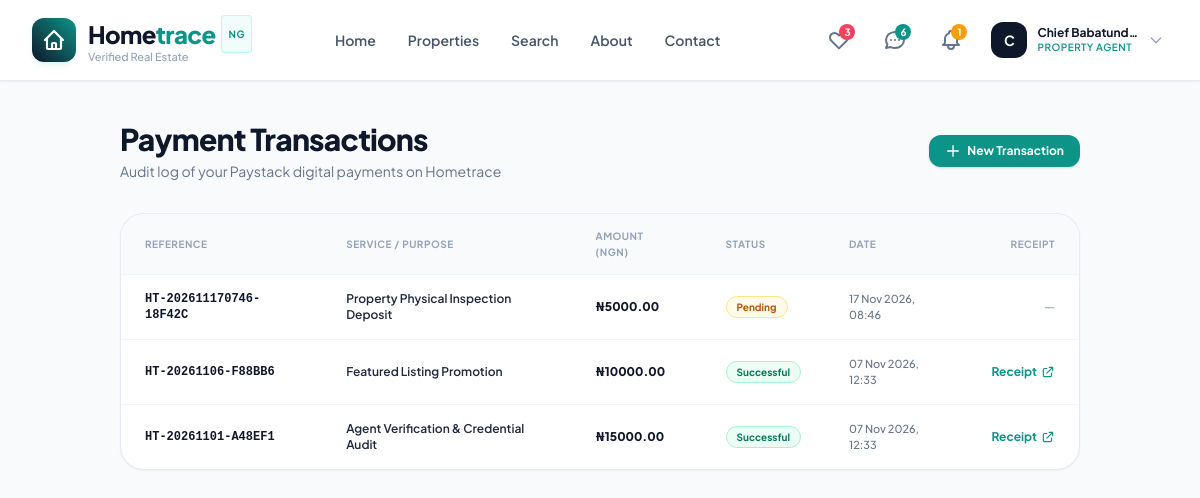
Page /payments/ (signed in) on the committed database.
### apps/accounts/models.py (models this page shows, shortened)
class User(AbstractBaseUser, PermissionsMixin):
    class Role(models.TextChoices):
        AGENT = 'agent', 'Property Agent'
        BUYER = 'buyer', 'Buyer / Renter'
        ADMIN = 'admin', 'Administrator'
    id = models.UUIDField(primary_key=True, default=uuid.uuid4, editable=False)
    email = models.EmailField(unique=True, max_length=255, db_index=True)
    full_name = models.CharField(max_length=255)
    phone_number = models.CharField(max_length=25, validators=[validate_nigerian_phone], blank=True, null=True)
    role = models.CharField(max_length=20, choices=Role.choices, default=Role.BUYER, db_index=True)
    profile_image = models.ImageField(upload_to='profiles/', blank=True, null=True)
    is_verified = models.BooleanField(default=False, help_text="Email verification status.")
    is_active = models.BooleanField(default=True)
    is_staff = models.BooleanField(default=False)
    date_joined = models.DateTimeField(default=timezone.now)
    updated_at = models.DateTimeField(auto_now=True)
    objects = UserManager()
    USERNAME_FIELD = 'email'
    REQUIRED_FIELDS = ['full_name']
    class Meta:
        verbose_name = 'User'
        verbose_name_plural = 'Users'
        ordering = ['-date_joined']
    @property
    def is_agent(self):
        return self.role == self.Role.AGENT

### apps/payments/models.py (models this page shows, shortened)
class Payment(models.Model):
    class Status(models.TextChoices):
        PENDING = 'pending', 'Pending Verification'
        SUCCESS = 'success', 'Successful'
        FAILED = 'failed', 'Failed'
        ABANDONED = 'abandoned', 'Abandoned'
    class Purpose(models.TextChoices):
        AGENT_VERIFICATION = 'agent_verification', 'Agent Verification & Credential Audit'
        LISTING_FEATURE = 'listing_feature', 'Featured Listing Promotion'
        INSPECTION_FEE = 'inspection_fee', 'Property Physical Inspection Deposit'
        SUBSCRIPTION = 'subscription', 'Agent Pro Monthly Subscription'
    id = models.UUIDField(primary_key=True, default=uuid.uuid4, editable=False)
    user = models.ForeignKey(settings.AUTH_USER_MODEL, on_delete=models.CASCADE, related_name='payments')
    reference = models.CharField(max_length=100, unique=True, db_index=True)
    paystack_reference = models.CharField(max_length=100, blank=True, default="")
    amount = models.DecimalField(max_digits=12, decimal_places=2, help_text="Amount in NGN")
    currency = models.CharField(max_length=10, default="NGN")
    purpose = models.CharField(max_length=30, choices=Purpose.choices, default=Purpose.INSPECTION_FEE)
    status = models.CharField(max_length=20, choices=Status.choices, default=Status.PENDING, db_index=True)
    channel = models.CharField(max_length=50, blank=True, default="card")
    metadata = models.JSONField(default=dict, blank=True)
    created_at = models.DateTimeField(auto_now_add=True)
    verified_at = models.DateTimeField(null=True, blank=True)
    class Meta:
        verbose_name = 'Payment Transaction'
        verbose_name_plural = 'Payment Transactions'
        ordering = ['-created_at']

### apps/payments/views.py (the view)
# urls.py: path('', views.payment_history_view, name='payment_history'),
@login_required
def payment_history_view(request):
    payments = Payment.objects.filter(user=request.user).order_by('-created_at')
    return render(request, 'payments/history.html', {'payments': payments})

### templates/payments/history.html (shortened to what this page needs)
{% extends 'base.html' %}
{% load static %}
{% block content %}
<div class="py-10 bg-slate-50 min-h-screen">
  <div class="max-w-5xl mx-auto px-4 sm:px-6 lg:px-8">
    <div class="mb-8 flex items-center justify-between">
      <div>
        <h1 class="text-2xl sm:text-3xl font-extrabold text-slate-900 tracking-tight">Payment Transactions</h1>
        <p class="text-xs sm:text-sm text-slate-500 mt-1">Audit log of your Paystack digital payments on Hometrace</p>
      </div>
      <div>
        <a href="{% url 'payment_checkout' %}" class="inline-flex items-center space-x-1.5 text-xs font-bold px-4 py-2 rounded-xl bg-brand-teal text-white hover:bg-teal-700 shadow transition-colors">
          <svg class="w-4 h-4" fill="none" stroke="currentColor" viewBox="0 0 24 24"><path stroke-linecap="round" stroke-linejoin="round" stroke-width="2" d="M12 4v16m8-8H4"/></svg>
          <span>New Transaction</span>
        </a>
      </div>
    </div>
    <div class="bg-white rounded-3xl border border-slate-200/80 shadow-sm overflow-hidden">
      <div class="overflow-x-auto">
        <table class="w-full text-left text-xs">
          <thead class="bg-slate-50 text-slate-400 uppercase font-bold text-[10px] tracking-wider border-b border-slate-100">
            <tr>
              <th class="py-3.5 px-6">Reference</th>
              <th class="py-3.5 px-6">Service / Purpose</th>
              <th class="py-3.5 px-6">Amount (NGN)</th>
              <th class="py-3.5 px-6">Status</th>
              <th class="py-3.5 px-6">Date</th>
              <th class="py-3.5 px-6 text-right">Receipt</th>
            </tr>
          </thead>
          <tbody class="divide-y divide-slate-100 font-medium text-slate-800">
            {% for payment in payments %}
              <tr class="hover:bg-slate-50 transition-colors">
                <td class="py-4 px-6 font-mono font-bold text-slate-900">
                  {{ payment.reference }}
                </td>
                <td class="py-4 px-6 font-semibold">
                  {{ payment.get_purpose_display }}
                </td>
                <td class="py-4 px-6 font-extrabold text-slate-900">
                  ₦{{ payment.amount|floatformat:2 }}
                </td>
                <td class="py-4 px-6">
                  {% if payment.status == 'success' %}
                    <span class="inline-flex items-center px-2.5 py-0.5 rounded-full text-[10px] font-bold bg-emerald-50 text-emerald-700 border border-emerald-200">
                      Successful
                    </span>
                  {% elif payment.status == 'pending' %}
                    <span class="inline-flex items-center px-2.5 py-0.5 rounded-full text-[10px] font-bold bg-amber-50 text-amber-700 border border-amber-200">
                      Pending
                    </span>
                  {% else %}
                    <span class="inline-flex items-center px-2.5 py-0.5 rounded-full text-[10px] font-bold bg-rose-50 text-rose-700 border border-rose-200">
                      {{ payment.get_status_display }}
                    </span>
                  {% endif %}
                </td>
                <td class="py-4 px-6 text-slate-500 text-[11px]">
                  {{ payment.created_at|date:"d M Y, H:i" }}
                </td>
                <td class="py-4 px-6 text-right">
                  {% if payment.status == 'success' %}
                    <a href="{% url 'payment_receipt' reference=payment.reference %}" class="inline-flex items-center space-x-1 text-brand-teal font-bold hover:underline">
                      <span>Receipt</span>
                      <svg class="w-3.5 h-3.5" fill="none" stroke="currentColor" viewBox="0 0 24 24"><path stroke-linecap="round" stroke-linejoin="round" stroke-width="2" d="M10 6H6a2 2 0 00-2 2v10a2 2 0 002 2h10a2 2 0 002-2v-4M14 4h6m0 0v6m0-6L10 14"/></svg>
                    </a>
                  {% else %}
                    <span class="text-slate-400">—</span>
                  {% endif %}
                </td>
              </tr>
            {% empty %}
              <tr>
                <td colspan="6" class="py-12 text-center text-slate-400">
                  No payment records found.
                </td>
              </tr>
            {% endfor %}
          </tbody>
        </table>
      </div>
    </div>
  </div>
</div>
{% endblock %}

### templates/components/navbar.html (shortened to what this page needs)
{% load static %}
<header class="sticky top-0 z-40 w-full glass-header shadow-sm transition-all duration-200">
  <div class="max-w-7xl mx-auto px-4 sm:px-6 lg:px-8">
    <div class="flex items-center justify-between h-20">
      <a href="{% url 'home' %}" class="flex items-center space-x-3 group">
        <div class="w-11 h-11 rounded-xl bg-gradient-to-tr from-brand-navy to-brand-teal flex items-center justify-center text-white shadow-md shadow-teal-500/10 group-hover:scale-105 transition-transform duration-200">
          <svg class="w-6 h-6" fill="none" stroke="currentColor" viewBox="0 0 24 24"><path stroke-linecap="round" stroke-linejoin="round" stroke-width="2.2" d="M3 12l2-2m0 0l7-7 7 7M5 10v10a1 1 0 001 1h3m10-11l2 2m-2-2v10a1 1 0 01-1 1h-3m-6 0a1 1 0 001-1v-4a1 1 0 011-1h2a1 1 0 011 1v4a1 1 0 001 1m-6 0h6"/></svg>
        </div>
        <div>
          <span class="text-2xl font-extrabold tracking-tight text-brand-navy flex items-center">
            Home<span class="text-brand-teal">trace</span>
            <span class="ml-1.5 px-1.5 py-0.5 text-[10px] uppercase font-bold tracking-wider rounded bg-teal-50 text-brand-teal border border-teal-200/60 hidden sm:inline-block">NG</span>
          </span>
          <span class="text-[11px] text-slate-400 block -mt-1 font-medium hidden sm:block">Verified Real Estate</span>
        </div>
      </a>
      <nav class="hidden md:flex items-center space-x-8">
        <a href="{% url 'home' %}" class="text-sm font-semibold transition-colors duration-150 {% if request.resolver_match.url_name == 'home' %}text-brand-teal{% else %}text-slate-600 hover:text-brand-navy{% endif %}">Home</a>
        <a href="{% url 'property_list' %}" class="text-sm font-semibold transition-colors duration-150 {% if request.resolver_match.url_name == 'property_list' %}text-brand-teal{% else %}text-slate-600 hover:text-brand-navy{% endif %}">Properties</a>
        <a href="{% url 'search' %}" class="text-sm font-semibold transition-colors duration-150 {% if request.resolver_match.url_name == 'search' %}text-brand-teal{% else %}text-slate-600 hover:text-brand-navy{% endif %}">Search</a>
        <a href="{% url 'about' %}" class="text-sm font-semibold transition-colors duration-150 {% if request.resolver_match.url_name == 'about' %}text-brand-teal{% else %}text-slate-600 hover:text-brand-navy{% endif %}">About</a>
        <a href="{% url 'contact' %}" class="text-sm font-semibold transition-colors duration-150 {% if request.resolver_match.url_name == 'contact' %}text-brand-teal{% else %}text-slate-600 hover:text-brand-navy{% endif %}">Contact</a>
      </nav>
      <div class="flex items-center space-x-3 sm:space-x-4">
        {% if user.is_authenticated %}
          <a href="{% url 'favorites_list' %}" class="relative p-2 rounded-xl text-slate-500 hover:text-rose-500 hover:bg-slate-100 transition-colors duration-150" title="Saved Properties">
            <svg class="w-6 h-6" fill="none" stroke="currentColor" viewBox="0 0 24 24"><path stroke-linecap="round" stroke-linejoin="round" stroke-width="2" d="M4.318 6.318a4.5 4.5 0 000 6.364L12 20.364l7.682-7.682a4.5 4.5 0 00-6.364-6.364L12 7.636l-1.318-1.318a4.5 4.5 0 00-6.364 0z"/></svg>
            <span class="favorites-count-badge absolute top-1 right-1 bg-rose-500 text-white rounded-full w-4 h-4 flex items-center justify-center text-[10px] font-bold {% if user_favorites_count == 0 %}hidden{% endif %}">
              {{ user_favorites_count }}
            </span>
          </a>
          <a href="{% url 'inbox' %}" class="relative p-2 rounded-xl text-slate-500 hover:text-brand-teal hover:bg-slate-100 transition-colors duration-150" title="Messages">
            <svg class="w-6 h-6" fill="none" stroke="currentColor" viewBox="0 0 24 24"><path stroke-linecap="round" stroke-linejoin="round" stroke-width="2" d="M8 12h.01M12 12h.01M16 12h.01M21 12c0 4.418-4.03 8-9 8a9.863 9.863 0 01-4.255-.949L3 20l1.395-3.72C3.512 15.042 3 13.574 3 12c0-4.418 4.03-8 9-8s9 3.582 9 8z"/></svg>
            {% if unread_messages_count > 0 %}
            <span class="absolute top-1 right-1 bg-brand-teal text-white rounded-full w-4 h-4 flex items-center justify-center text-[10px] font-bold">
              {{ unread_messages_count }}
            </span>
            {% endif %}
          </a>
          <a href="{% url 'notification_list' %}" class="relative p-2 rounded-xl text-slate-500 hover:text-brand-teal hover:bg-slate-100 transition-colors duration-150" title="Notifications">
            {% if unread_notifications_count > 0 %}
            <span class="absolute top-1 right-1 bg-amber-500 text-white rounded-full w-4 h-4 flex items-center justify-center text-[10px] font-bold">
              {{ unread_notifications_count }}
            </span>
            {% endif %}
          </a>
          <div class="relative">
            <button id="user-menu-btn" class="flex items-center space-x-2.5 p-1 rounded-xl hover:bg-slate-100 transition-colors focus:outline-none">
              {% if user.profile_image %}
                <img src="{{ user.profile_image.url }}" alt="{{ user.full_name }}" class="w-9 h-9 rounded-xl object-cover border border-slate-200">
              {% else %}
                <div class="w-9 h-9 rounded-xl bg-slate-900 text-white font-bold text-sm flex items-center justify-center">
                  {{ user.full_name|slice:":1" }}
                </div>
              {% endif %}
              <div class="text-left hidden lg:block">
                <span class="text-xs font-bold text-slate-900 block leading-tight">{{ user.full_name|truncatechars:15 }}</span>
                <span class="text-[10px] uppercase font-semibold tracking-wider text-brand-teal block">{{ user.get_role_display }}</span>
              </div>
              <svg class="w-4 h-4 text-slate-400 hidden lg:block" fill="none" stroke="currentColor" viewBox="0 0 24 24"><path stroke-linecap="round" stroke-linejoin="round" stroke-width="2" d="M19 9l-7 7-7-7"/></svg>
            </button>
          </div>
        {% endif %}
      </div>
    </div>
  </div>
</header>

### static/css/custom.css (style rules this page uses)
:root { --color-primary: #0F172A; --color-primary-light: #1E293B; --color-teal: #0D9488; --color-teal-hover: #0F766E; --color-emerald: #10B981; --color-amber: #D97706; --color-amber-light: #FEF3C7; --color-bg: #F8FAFC; --color-surface: #FFFFFF; --color-border: #E2E8F0; --color-text: #0F172A; --color-muted: #64748B; --radius-sm: 8px; --radius-md: 12px; --radius-lg: 18px; --radius-xl: 24px; --shadow-sm: 0 1px 2px 0 rgb(0 0 0 / 0.05); --shadow-md: 0 4px 6px -1px rgb(0 0 0 / 0.1), 0 2px 4px -2px rgb(0 0 0 / 0.1); --shadow-lg: 0 10px 15px -3px rgb(0 0 0 / 0.1), 0 4px 6px -4px rgb(0 0 0 / 0.1); --shadow-premium: 0 20px 25px -5px rgb(15 23 42 / 0.08), 0 8px 10px -6px rgb(15 23 42 / 0.04); }
body { font-family: 'Plus Jakarta Sans', -apple-system, BlinkMacSystemFont, "Segoe UI", Roboto, sans-serif; background-color: var(--color-bg); color: var(--color-text); -webkit-font-smoothing: antialiased; -moz-osx-font-smoothing: grayscale; }
.glass-header { background: rgba(255, 255, 255, 0.88); backdrop-filter: blur(12px); -webkit-backdrop-filter: blur(12px); border-bottom: 1px solid rgba(226, 232, 240, 0.8); }

### rows in the picture
User: full_name "C", full_name "Chief Babatund…", role "PROPERTY AGENT"
Payment: reference "HT-202611170746-18F42C", purpose "Property Physical Inspection Deposit", amount "5000.00", status "Pending", created_at "17 Nov 2026, 08:46"
Payment: reference "HT-20261106-F88BB6", purpose "Featured Listing Promotion", amount "10000.00", status "Successful", created_at "07 Nov 2026, 12:33"
Payment: reference "HT-20261101-A48EF1", purpose "Agent Verification & Credential Audit", amount "15000.00", status "Successful", created_at "07 Nov 2026, 12:33"

### other values in the picture
{{ user_favorites_count }} "3"
{{ unread_messages_count }} "6"
{{ unread_notifications_count }} "1"
